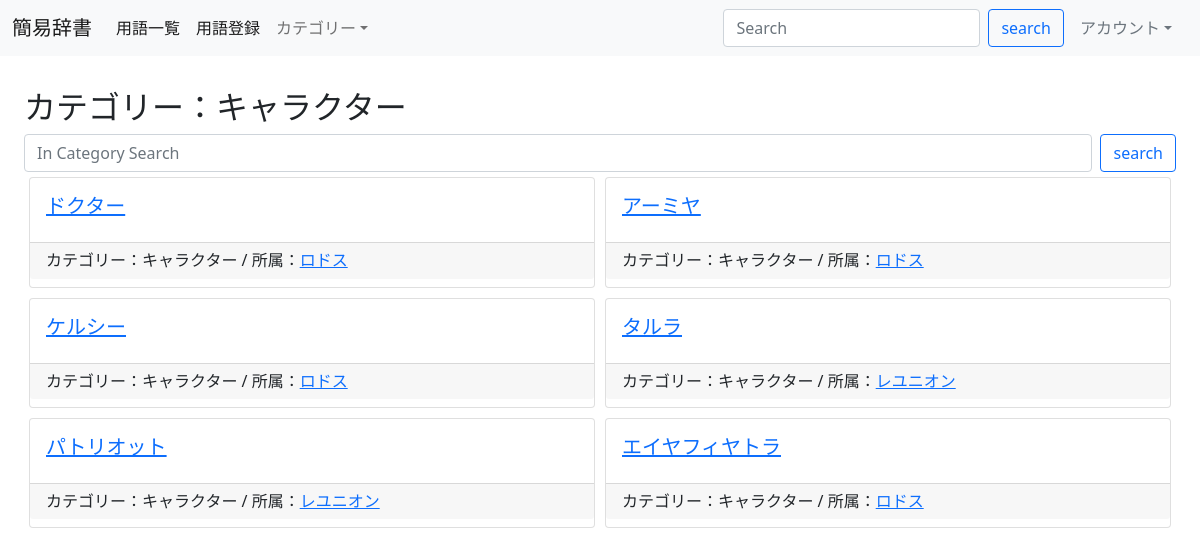
Screenshot of /dictionary/category/キャラクター/ with the database file from the repository.
### dictionary/models.py (models this page shows, shortened)
class Dictionary(models.Model):
    title = models.CharField(max_length=100, unique=True, primary_key=True)
    member = models.CharField(max_length=100, null=True, blank=True)
    text = models.TextField()
    thumbnail = models.ImageField(null=True, blank=True)
    category = models.CharField(
        max_length=100,
        choices=CATEGORY
    )

### dictionary/views.py (the view)
# urls.py: path('dictionary/category/<str:category>/', views.CategoryDicView.as_view(), name='category-dictionary'),
class CategoryDicView(ListView):
    template_name = 'dictionary/dictionary_category.html'
    model = Dictionary
    def get_queryset(self):
        category = self.kwargs['category']
        query = self.request.GET.get('query')
        if query:
            return Dictionary.objects.filter(Q(title__icontains=query) | Q(text__icontains=query) | Q(member__icontains=query), category=category)
        else:
            return Dictionary.objects.filter(category=category)
    def get_context_data(self, **kwargs):
        context = super().get_context_data(**kwargs)
        context['category'] = self.kwargs['category']
        context['search_query'] = self.request.GET.get('query', '')
        return context

### dictionary/templates/dictionary/dictionary_category.html (shortened to what this page needs)
{% extends 'base.html' %}
{% block content %}
    <div>
        <h2>カテゴリー：{{ category }}{% if search_query %} / {{ search_query }}{% endif %}</h2>
        <form class="d-flex" method="GET" action="{% url 'category-dictionary' category %}">
            <input class="form-control me-2" type="search" placeholder="In Category Search" aria-label="Search" name="query">
            <button class="btn btn-outline-primary" type="submit">search</button>
        </form>
    </div>
    {% for item in object_list %}
        <div class="card">
            <div class="card-body">
                <h5 class="card-title"><a href="{% url 'detail-dictionary' item.title %}">{{ item.title }}</a> </h5>
            </div>
            <h6 class="card-footer">カテゴリー：<a class="link-dark text-decoration-none" href="{% url 'category-dictionary' item.category %}">{{ item.category }}</a>{% if item.member %} / 所属：{{ item.member | safe }}{% endif %}</h6>
        </div>
    {% empty %}
        <p>該当する結果がありません。</p>
    {% endfor %}
{% endblock %}

### dictionary/templates/base.html (style rules this page uses)
.card { margin: 5px; float: left; width: calc(50% - 10px); }

### rows the page displays
Dictionary: title "ドクター", category "キャラクター", member "ロドス"
Dictionary: title "アーミヤ", category "キャラクター", member "ロドス"
Dictionary: title "ケルシー", category "キャラクター", member "ロドス"
Dictionary: title "タルラ", category "キャラクター", member "レユニオン"
Dictionary: title "パトリオット", category "キャラクター", member "レユニオン"
Dictionary: title "エイヤフィヤトラ", category "キャラクター", member "ロドス"

### other values shown
{{ category }} "キャラクター"
